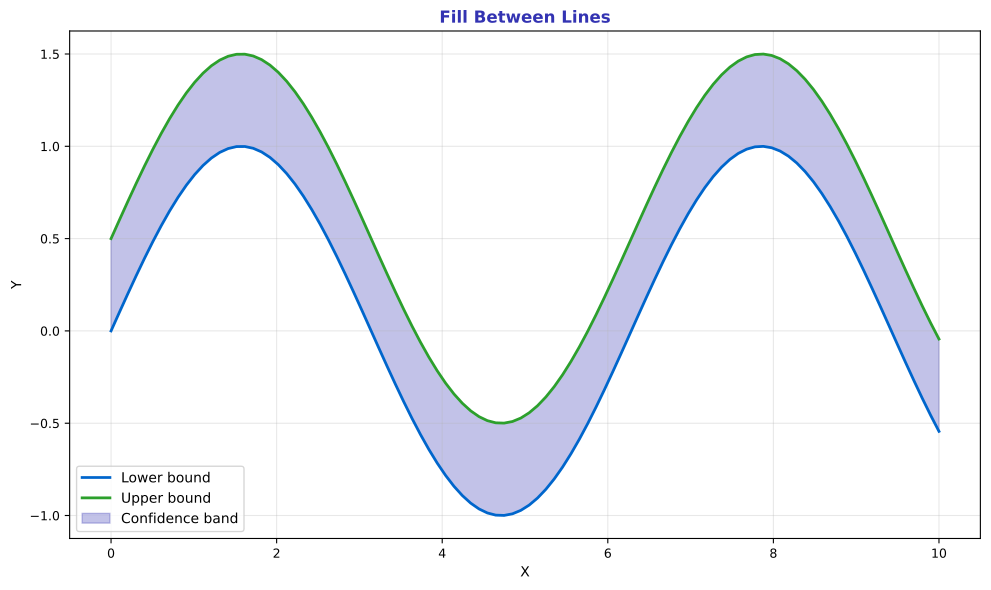

Source code (Python):
"""Fill Between - Shading area between lines"""
import matplotlib.pyplot as plt
import numpy as np
from pathlib import Path

plt.rcParams.update({
    'font.size': 10, 'axes.labelsize': 10, 'axes.titlesize': 11,
    'xtick.labelsize': 9, 'ytick.labelsize': 9, 'legend.fontsize': 9,
    'figure.figsize': (10, 6), 'figure.dpi': 150
})

MLPURPLE = '#3333B2'
MLBLUE = '#0066CC'
MLGREEN = '#2CA02C'

fig, ax = plt.subplots(figsize=(10, 6))

x = np.linspace(0, 10, 100)
y1 = np.sin(x)
y2 = np.sin(x) + 0.5

ax.plot(x, y1, color=MLBLUE, linewidth=2, label='Lower bound')
ax.plot(x, y2, color=MLGREEN, linewidth=2, label='Upper bound')
ax.fill_between(x, y1, y2, alpha=0.3, color=MLPURPLE, label='Confidence band')

ax.set_title('Fill Between Lines', fontsize=12, fontweight='bold', color=MLPURPLE)
ax.set_xlabel('X', fontsize=10)
ax.set_ylabel('Y', fontsize=10)
ax.legend(fontsize=10)
ax.grid(alpha=0.3)

plt.tight_layout()
plt.savefig(Path(__file__).parent / 'chart.pdf', dpi=300, bbox_inches='tight')
plt.close()
